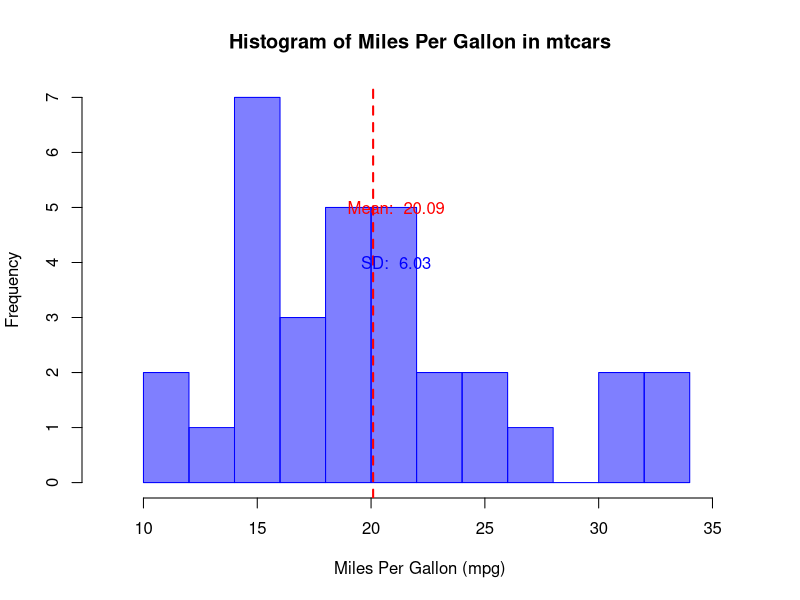

Write the R code that produced this figure.
# 1. Load the mtcars dataset (already available in R)
data(mtcars)

# 2. Calculate the mean and standard deviation of mpg
mean_mpg <- mean(mtcars$mpg)
sd_mpg <- sd(mtcars$mpg)

# 3. Create the histogram of mpg
hist(mtcars$mpg,
     breaks = 10,  # Number of bins
     col = rgb(0, 0, 1, alpha = 0.5),  # Light blue color for bars with transparency
     xlab = "Miles Per Gallon (mpg)",  # X-axis label
     ylab = "Frequency",  # Y-axis label
     main = "Histogram of Miles Per Gallon in mtcars",  # Title
     border = "blue",  # Border color for bars
     xlim = c(min(mtcars$mpg) - 2, max(mtcars$mpg) + 2)  # Adjust x-axis limits
)

# 4. Add a line for the mean mpg
abline(v = mean_mpg, col = "red", lwd = 2, lty = 2)  # Vertical line for mean (red, dashed)

# 5. Add text for mean and standard deviation on the plot
# Ensure the strings are properly closed and there are no missing quotation marks.
text(x = mean_mpg + 1, y = 5, labels = paste("Mean: ", round(mean_mpg, 2)), col = "red")
text(x = mean_mpg + 1, y = 4, labels = paste("SD: ", round(sd_mpg, 2)), col = "blue")
